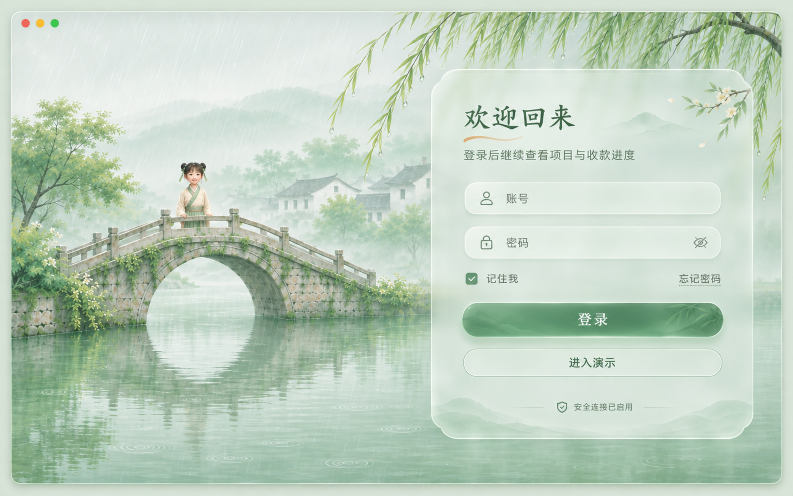
#> input picture docs/prototypes/06-login.png, 1586 x 992 px (shown at 1/2 size); its folder holds 6 pictures in this run
$ python build-scene-page-art.py
#> lines starting #> are read from the running program, lines starting #| are printed output that depends on the picture; after the words box and inside, x2 and y2 are one past the last pixel; in counts of white or black regions, pixels touching at a corner belong together
#!/usr/bin/env python3
"""Cut the card artwork for the sign-in and not-found pages out of their prototypes.

Both prototypes paint a plum sprig in the card's top-right corner and a range of ink-wash
hills along its bottom edge, straight onto the frosted glass. There are no layered sources,
so this script lifts each piece off the (nearly flat) glass as an image with an alpha
channel:

  card-plum.webp   the plum sprig, from 06-login.png
  card-hills.webp  the hills, from 07-404.png

Alpha comes from how far a pixel is from the glass colour around it; colour is un-blended
from that glass so the pieces sit on any pane, including the 夜雨 one.

Usage (from frontend/):
  python3 scripts/build-scene-page-art.py

Requires Pillow, NumPy and SciPy. Re-run only when the prototypes change; the outputs are
committed.
"""

from __future__ import annotations

from pathlib import Path

import numpy as np
from PIL import Image
from scipy import ndimage

ROOT = Path(__file__).resolve().parents[2]
PROTOTYPES = ROOT / "docs/prototypes"
OUTPUT = ROOT / "frontend/src/assets/jiangnan"


def load(name: str, box: tuple[int, int, int, int]) -> np.ndarray:
    return np.asarray(Image.open(PROTOTYPES / name).convert("RGB").crop(box)).astype(float)


def glass_field(pixels: np.ndarray, flat: np.ndarray) -> np.ndarray:
    """A plane per channel fitted to the pixels known to be bare glass."""
    height, width, _ = pixels.shape
    ys, xs = np.nonzero(flat)
    design = np.column_stack([xs, ys, np.ones_like(xs)])
    grid_y, grid_x = np.mgrid[0:height, 0:width]
    field = np.empty_like(pixels)
    for channel in range(3):
        coefficients, *_ = np.linalg.lstsq(design, pixels[ys, xs, channel], rcond=None)
        field[..., channel] = coefficients[0] * grid_x + coefficients[1] * grid_y + coefficients[2]
    return field


def lift(pixels: np.ndarray, glass: np.ndarray, low: float, high: float) -> np.ndarray:
    """RGBA: alpha from the distance to the glass, colour with the glass taken back out."""
    distance = np.sqrt(((pixels - glass) ** 2).sum(axis=2))
    alpha = np.clip((distance - low) / (high - low), 0, 1)
    safe = np.maximum(alpha, 0.05)[..., None]
    colour = np.clip((pixels - (1 - safe) * glass) / safe, 0, 255)
    return np.dstack([colour, alpha * 255])


def feather(rgba: np.ndarray, left: int = 0, top: int = 0, right: int = 0, bottom: int = 0) -> None:
    """Fade the alpha towards the given edges so the crop never shows as a straight line."""
    height, width, _ = rgba.shape
    ramp = np.ones((height, width))
    if left:
        ramp *= np.clip(np.arange(width) / left, 0, 1)[None, :]
    if right:
        ramp *= np.clip((width - 1 - np.arange(width)) / right, 0, 1)[None, :]
    if top:
        ramp *= np.clip(np.arange(height) / top, 0, 1)[:, None]
    if bottom:
        ramp *= np.clip((height - 1 - np.arange(height)) / bottom, 0, 1)[:, None]
    rgba[..., 3] *= ramp


def save(rgba: np.ndarray, name: str, width: int | None = None, quality: int = 82) -> None:
    image = Image.fromarray(np.round(rgba).astype(np.uint8))
    if width:
        image = image.resize((width, round(image.height * width / image.width)), Image.LANCZOS)
    image.save(OUTPUT / name, "WEBP", quality=quality, method=6)
    print(f"{name}: {image.size[0]}x{image.size[1]}, {(OUTPUT / name).stat().st_size / 1024:.1f} KB")


def build_plum() -> None:
    # Inside the card, stopping short of its rim on the right and of its corner on top.
    pixels = load("06-login.png", (1318, 152, 1498, 312))
    rough = np.sqrt(((pixels - np.median(pixels.reshape(-1, 3), axis=0)) ** 2).sum(axis=2))
    glass = glass_field(pixels, ndimage.binary_erosion(rough < 9, iterations=3))
    rgba = lift(pixels, glass, low=9, high=30)
    # Drop the faint hill watermark behind the sprig: it is large, soft and low in alpha.
    solid = ndimage.binary_dilation(rgba[..., 3] > 150, iterations=3)
    rgba[..., 3] *= ndimage.gaussian_filter(solid.astype(float), 1.2)
    feather(rgba, left=10, top=6, bottom=10)
    save(rgba, "card-plum.webp")


def build_hills() -> None:
    # The full width between the rims, from just above the highest peak to the bottom rim.
    pixels = load("07-404.png", (866, 758, 1500, 872))
    # Bare glass shows above the valley in the middle of the range.
    glass_colour = np.median(pixels[:26, 230:410].reshape(-1, 3), axis=0)
    rgba = lift(pixels, np.broadcast_to(glass_colour, pixels.shape), low=5, high=30)
    rgba[..., 3] = ndimage.gaussian_filter(rgba[..., 3], 0.8)
    feather(rgba, top=8)
    # A soft wash: one device pixel per CSS pixel is plenty.
    save(rgba, "card-hills.webp", width=432, quality=74)


def main() -> None:
    OUTPUT.mkdir(parents=True, exist_ok=True)
    build_plum()
#> in build_plum, `rough = np.sqrt(((pixels - np.median(pixels.reshape(-1, 3), axis=0)) *..`:
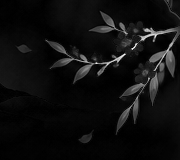
#> rough: shape (160, 180) float64; min 0, max 262.1, mean 15.5; drawn with min black and max white
#> in glass_field, `ys, xs = np.nonzero(flat)`: ys = 12194 values from 3 to 156; xs = 12194 values, max 175 at index 10645, min 3 at index 0, mean 77.42
#> in glass_field, `ys, xs = np.nonzero(flat)`:
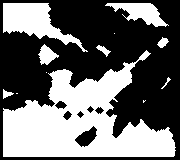
#> flat: shape (160, 180) bool; 42.3% white; 12 white regions (4 under 20 px), largest, box (x1, y1, x2, y2) and area: (3, 50, 176, 157) 9240, (3, 3, 88, 52) 1745, (105, 3, 169, 27) 734
#> the loop in glass_field, `for channel in range(3):` made 3 passes
#> coefficients on passes 1 to 3: [-0.000414, 0.00116, 207.2], [-0.00191, 0.00257, 223.2], [-0.0194, 0.00629, 213.3]
#> after the loop in glass_field, `for channel in range(3):`:
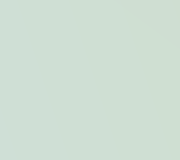
#> field: shape (160, 180, 3) float64; mean R, G, B 207.2, 223.3, 212.1
#> in build_plum, `solid = ndimage.binary_dilation(rgba[..., 3] > 150, iterations=3)`: solid: shape (160, 180) bool; 25.6% white; 5 white regions (1 under 20 px), largest, box (x1, y1, x2, y2) and area: (42, 0, 180, 138) 6725, (0, 72, 18, 93) 220, (76, 127, 97, 146) 216, (13, 41, 35, 56) 198
#> in feather, `rgba[..., 3] *= ramp`:
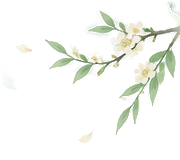
#> rgba: shape (160, 180, 4) float64; mean R, G, B, A 200.9, 217.2, 199.6, 36.3; transparent parts drawn white
#| card-plum.webp: 180x160, 8.4 KB
    build_hills()
#> call 2 of load, with name = '07-404.png', box = (866, 758, 1500, 872)
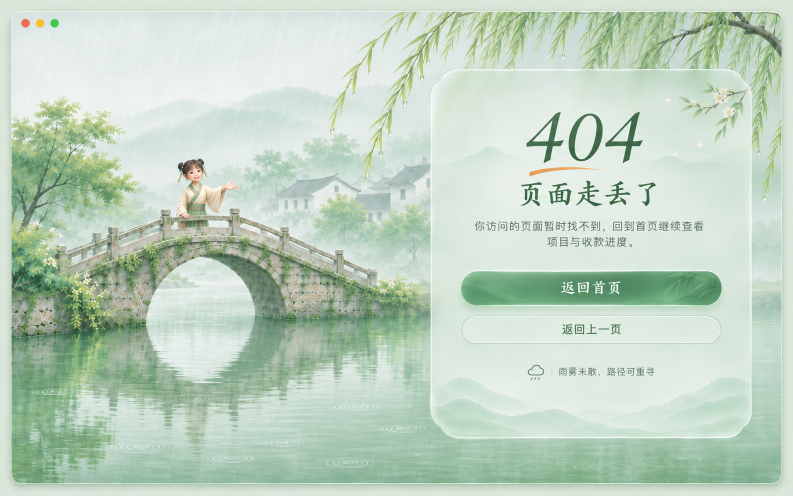
#> input picture docs/prototypes/07-404.png, 1586 x 992 px (shown at 1/2 size)
#> in load (call 2), `return np.asarray(Image.open(PROTOTYPES / name).convert("RGB").crop(bo..`:
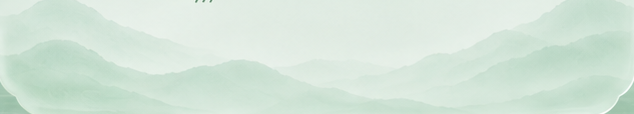
#> returned value: shape (114, 634, 3) float64; mean of channels 0, 1, 2 212.7, 229.7, 217.8; drawn as R, G, B
#> in build_hills, `glass_colour = np.median(pixels[:26, 230:410].reshape(-1, 3), axis=0)`: glass_colour = [224, 235, 226]
#> call 2 of feather, with left = 0, top = 8, right = 0, bottom = 0
#> in feather (call 2), `rgba[..., 3] *= ramp`:
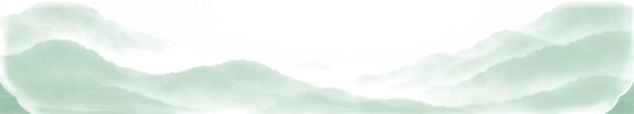
#> rgba: shape (114, 634, 4) float64; mean R, G, B, A 208.9, 230.3, 217.7, 111; transparent parts drawn white
#| card-hills.webp: 432x78, 15.4 KB


if __name__ == "__main__":
    main()
